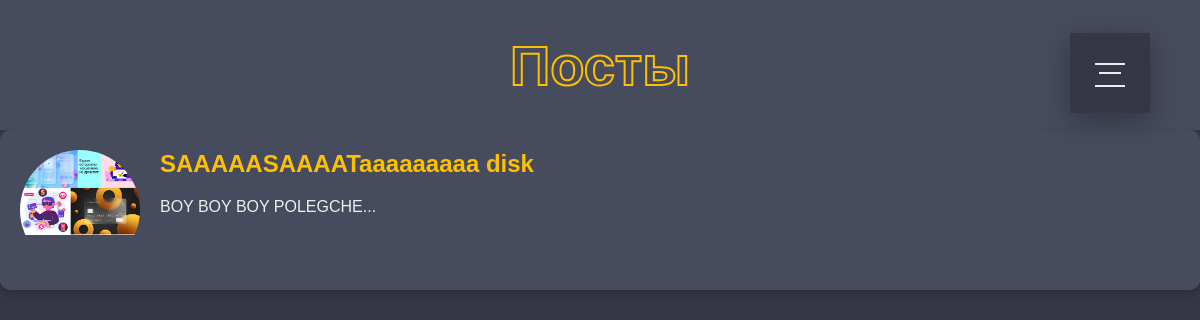
The app's page /posts/posts.php, older data.
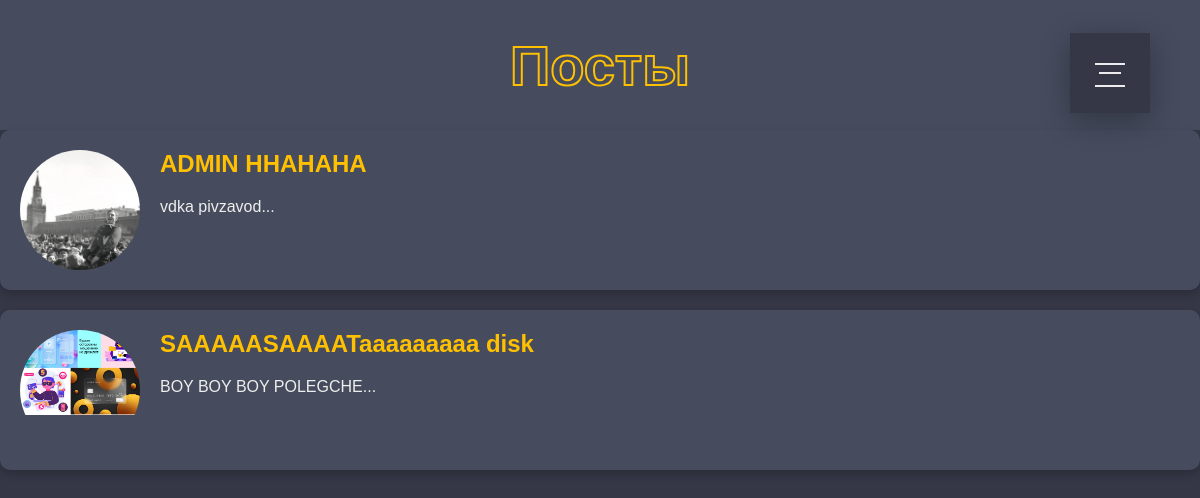
The same page, newer data.
### tables this page shows
CREATE TABLE `posts` (
  `id` int NOT NULL,
  `title` varchar(255) NOT NULL,
  `content` text NOT NULL,
  `image_url` varchar(255) DEFAULT NULL,
  `created_at` timestamp NULL DEFAULT CURRENT_TIMESTAMP,
  `user_id` int DEFAULT NULL
);

### posts/showposts.php (the view, shortened to what this page needs)
<?php
include_once '../application/db.php';
$sql = "SELECT id, title, content, image_url FROM posts ORDER BY created_at DESC";
$result = $conn->query($sql);
if ($result->num_rows > 0) {
    while ($row = $result->fetch_assoc()) {
        echo '<div class="post">';
        echo '<div class="post-img-container">';
        if (!empty($row["image_url"])) {
            echo '<img src="' . htmlspecialchars($row["image_url"]) . '" alt="Post Image">';
        }
        echo '</div>';
        echo '<div class="post-content">';
        echo '<h2><a href="post.php?id=' . $row["id"] . '" style="color: #FFC000; text-decoration: none;">' . htmlspecialchars($row["title"]) . '</a></h2>';
        echo '<p>' . nl2br(htmlspecialchars(substr($row["content"], 0, 200))) . '...</p>';
        echo '</div>';
        echo '</div>';
    }
} else {
    echo "Постов пока нет.";
}

### posts/posts.php (shortened to what this page needs)
<!DOCTYPE html>
<html lang="en">
<head>
    <link rel="stylesheet" href="../css/menu.css">
    <link rel="stylesheet" href="../css/main-posts.css">
</head>
<body>
    <header>
        <h1>Посты</h1>
    </header>
    <?php
    include("../menu.php");
    ?>
    <div class="container">
        <div class="posts">
            <?php include("showposts.php"); ?>
        </div>
    </div>
</body>
</html>

### menu.php (shortened to what this page needs)
<label for="menu-icon"></label>
<nav class="nav">
    <ul class="pt-5">
    </ul>
</nav>

### css/menu.css (style rules this page uses)
.menu-icon:checked+label, .menu-icon:not(:checked)+label { position: fixed; top: 63px; right: 75px; display: block; width: 30px; height: 30px; padding: 0; margin: 0; cursor: pointer; z-index: 10; }
.menu-icon:checked+label:before, .menu-icon:not(:checked)+label:before { position: absolute; content: ''; display: block; width: 30px; height: 20px; z-index: 20; top: 0; left: 0; border-top: 2px solid #ececee; border-bottom: 2px solid #ececee; transition: border-width 100ms 1500ms ease, top 100ms 1600ms cubic-bezier(0.23, 1, 0.32, 1), height 100ms 1600ms cubic-bezier(0.23, 1, 0.32, 1), background-color 200ms ease, transform 200ms cubic-bezier(0.23, 1, 0.32, 1); }
.menu-icon:checked+label:after, .menu-icon:not(:checked)+label:after { position: absolute; content: ''; display: block; width: 22px; height: 2px; z-index: 20; top: 10px; right: 4px; background-color: #ececee; margin-top: -1px; transition: width 100ms 1750ms ease, right 100ms 1750ms ease, margin-top 100ms ease, transform 200ms cubic-bezier(0.23, 1, 0.32, 1); }
.nav { position: fixed; top: 33px; right: 50px; display: block; width: 80px; height: 80px; padding: 0; margin: 0; z-index: 9; overflow: hidden; box-shadow: 0 8px 30px 0 rgba(0, 0, 0, 0.3); background-color: #353746; animation: border-transform 7s linear infinite; transition: top 350ms 1100ms cubic-bezier(0.23, 1, 0.32, 1), right 350ms 1100ms cubic-bezier(0.23, 1, 0.32, 1), transform 250ms 1100ms ease, width 650ms 400ms cubic-bezier(0.23, 1, 0.32, 1), height 650ms 400ms cubic-bezier(0.23, 1, 0.32, 1); }
.nav ul { position: absolute; top: 50%; left: 0; display: block; width: 100%; padding: 0; margin: 0; z-index: 6; text-align: center; transform: translateY(-50%); list-style: none; }

### css/main-posts.css (style rules this page uses)
body { font-family: Arial, sans-serif; margin: 0; padding: 0; background-color: #353746; color: #eeeeec; }
header { background-color: #464c5e; padding: 20px; text-align: center; height: 90px; display: flex; flex-direction: column; justify-content: center; }
header h1 { text-align: center; margin: 0; color: #FFC000; font-size: 56px; -webkit-text-stroke: 2px #FFC000; -webkit-text-fill-color: transparent; }
.post { display: flex; align-items: flex-start; background-color: #464c5e; padding: 20px; margin-bottom: 20px; border-radius: 10px; box-shadow: 0 4px 8px rgba(0, 0, 0, 0.2); color: #eeeeec; }
.post-img-container { flex-shrink: 0; width: 120px; height: 120px; border-radius: 50%; overflow: hidden; margin-right: 20px; }
.post-img-container img { width: 100%; height: auto; }
.post-content { flex: 1; }
.post h2 { margin-top: 0; color: #FFC000; font-size: 24px; }
.post p { font-size: 16px; margin-top: 10px; }

Row changes from the older to the newer data that the page shows:
added posts: image_url (picture), title "ADMIN HHAHAHA", content "vdka pivzavod"
